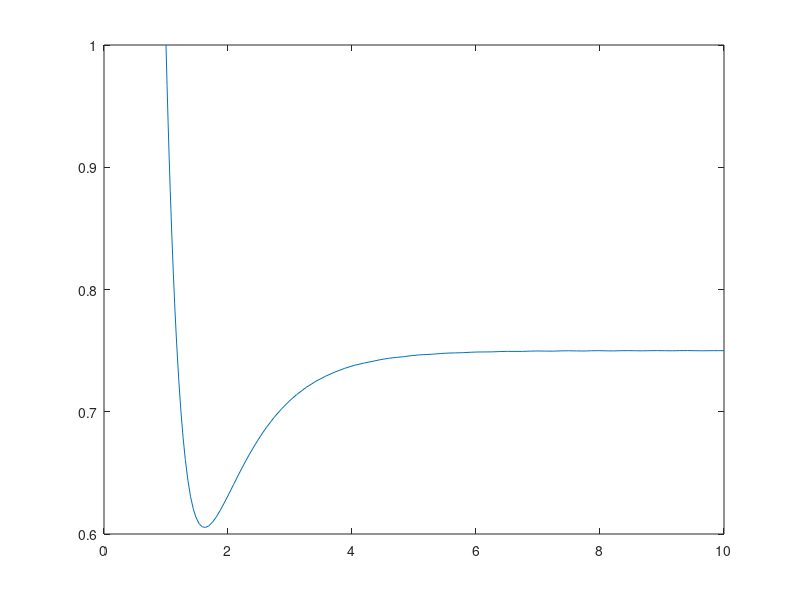

This figure's MATLAB source:
function [ x] = Test1
%TEST1 Summary of this function goes here
%   Detailed explanation goes here
a=1;b=0;c=0;d=2;

[T, x]=ode45(@myfun,[1,10],[a,b,c,d]);

plot(T,x(:,1))
end

function xdot = myfun( t,x )
%TEST1 Summary of this function goes here
%   Detailed explanation goes here
%a=x(1);b=x(2);c=x(3);d=x(4);

xdot(1)=2*(x(2)-x(1));
xdot(2)=2*(x(1)-x(2)+x(3)-x(2));
xdot(3)=2*(x(2)-x(3)+x(4)-x(3));
xdot(4)=2*(x(3)-x(4));

xdot=xdot';
end

